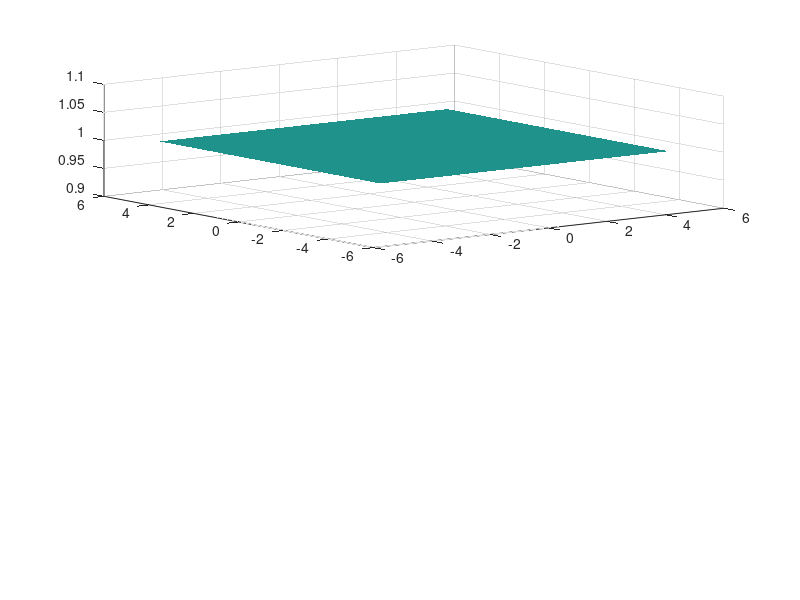

Reproduce this figure in MATLAB. (Note: this script raises an error after producing the figure.)
% Semi-implicit scheme of Casulli for the 2D shallow water equations with
% wetting and drying and sediment transport
clear;
% close all;

global g gamma Nx Ny dx dy dt;
global sA sm sUc sphi;

%  physical parameters
xL =-5; xR = 5; 
yL =-5; yR = 5;
g = 9.81;       % acceleration due to gravity
gamma = 0.0;   % bottom friction coefficient

sA   = 0.24;  % some coefficient in the sediment transport flux
sm   = 3;    % sediment flux parameter
sUc  = 0.3;  % critical velocity below which sediment does not move
sphi = 0.05; % porosity of the sediment

% method parameters
Nx = 64;
Ny = Nx;
dx = (xR-xL)/Nx;
dy = (yR-yL)/Ny;

x  = linspace(xL,xR,Nx+1); % face x-coordinates of the cells
y  = linspace(yL,yR,Ny+1); % face y-coordinates of the cells
xb = 0.5*(x(2:end) + x(1:end-1)); % cell bary-centers in x 
yb = 0.5*(x(2:end) + y(1:end-1)); % cell bary-centers in y

% time parameters
t   = 0;
dt0 = 0.1;
CFL = 0.5;    % Courant-Friedrichs-Levi number <= 1

% initial conditions
[Xb,Yb] = meshgrid(xb,yb);
[X ,Y ] = meshgrid(x ,y );
dt0  = 0.1;
tend = 100;
etab = 1*ones(Nx,Ny) + 0*exp(-0.5*( (Xb-0).^2 + (Yb-0).^2 )/0.9^2);
bathb= 0.4*exp(-0.5*( (Xb-0).^2 + (Yb-0).^2 )/0.9^2);
b0 = bathb;
Hb = max(0,etab - bathb); % total water depth in the cell centers
u = 1.0*ones(Nx+1,Ny); % y-velocity at the cell faces 
v = zeros(Nx,Ny+1); % y-velocity at the cell faces 

% plot initial conditions
subplot(2,1,1)
surf(xb,yb,(etab)','FaceColor','interp','EdgeColor','none');%'EdgeColor','none',
alpha 0.25;
hold on
sb = surf(xb,yb,bathb','EdgeColor','none','FaceColor','flat');
camlight;
axis([xL xR yL yR -1 1.5])
xlabel('x')
ylabel('y')
hold off
% axis equal;

% t loop
Nt = 100000000;
for n = 1:Nt
    umax = max(max(abs(u)));
    vmax = max(max(abs(v)));
    bmax = max(max(abs(Diffbflux(u,v,Hb))));
    Cmax = max([ umax vmax bmax]);
    dt = min(dt0,CFL*dx/Cmax)
    if(t + dt > tend)
        dt = tend - t;
    end
    if(t >= tend)
        break
    end

    %
    Hb = max(0,etab - bathb); % total water depth in the cell centers
    [Hmx,Hpx,Hmy,Hpy,Hx,Hy,tHx,tHy,rhsb] = LinearPartCoef(Hb,u,v); 

    % Explicit subsystem (velocity convection)
    [u,v] = MomentumConvection(u,v);
    [u,v] = VelocityFilter(u,v,tHx,tHy);
    % bathymetry update
    bathb = BathUpdate(bathb,u,v,Hb);
  
    % Newton-type iterations
    kMax = 100;
    for k = 1:kMax
        % determine the wet cells
        Hb = max(0,etab - bathb);
        wet = Hb > 0;
        Teta = Hb + MatVecProd(etab,bathb,Hmx,Hpx,Hmy,Hpy,wet);
        residual = Teta - rhsb;
        res_norm = norm(residual);
        if(max(max(abs(residual)))<1e-10)
            break
        end
        [deta,CGk,CGerr] = CGSolver(residual,bathb,Hmx,Hpx,Hmy,Hpy,wet);
        etab = etab - deta;
    end
    % update the velocity
    [u,v] = VelocityUpdate(u,v,etab,Hx,Hy);

    t = t + dt;
    
    %% Postprocessing and plotting
    epsPlot = 1e-2;
    etabPlot = etab;
    etabPlot(Hb<epsPlot)=NaN;
    ub = 0.5*(u(1:end-1,:) + u(2:end,:));
    vb = 0.5*(v(:,1:end-1) + v(:,2:end));
    uvb = sqrt(ub.^2 + vb.^2);
    uvb(Hb<epsPlot)=NaN;

    subplot(2,2,1)
    surf(xb,yb,(etabPlot)','FaceColor','interp','EdgeColor','none');%'EdgeColor','none',
    alpha 0.75;
    hold on
    surf(xb,yb,bathb','EdgeColor','none','FaceColor','flat');
    camlight;
    axis([xL xR yL yR -0.05 1.1])
    clim([min(min(etab))-1e-3 max(max(etab))+1e-3])
    xlabel('x')
    ylabel('y')
    zlabel('$b,\ \eta$','Interpreter','latex')
    hold off
    frame(n) = getframe;

%     view([0 90])
    subplot(2,2,2)
    plot(xb,etabPlot(:,Ny/2),'o')
    hold on
    plot(xb,ub(:,Ny/2),'*')
    plot(xb,b0(:,Ny/2))
    plot(xb,bathb(:,Ny/2),'r')
    xlabel('x')
    ylabel('$b,\ \eta,\ u$','Interpreter','latex')
    title(strcat('t = ',num2str(t),',   dt = ',num2str(dt)))
    hold off

    subplot(2,2,3)
    plot(xb,etabPlot(:,Ny/2),'o')
    axis([xL xR .50 1.05])
    xlabel('x')
    ylabel('\eta')
    pause(0.001)
end
